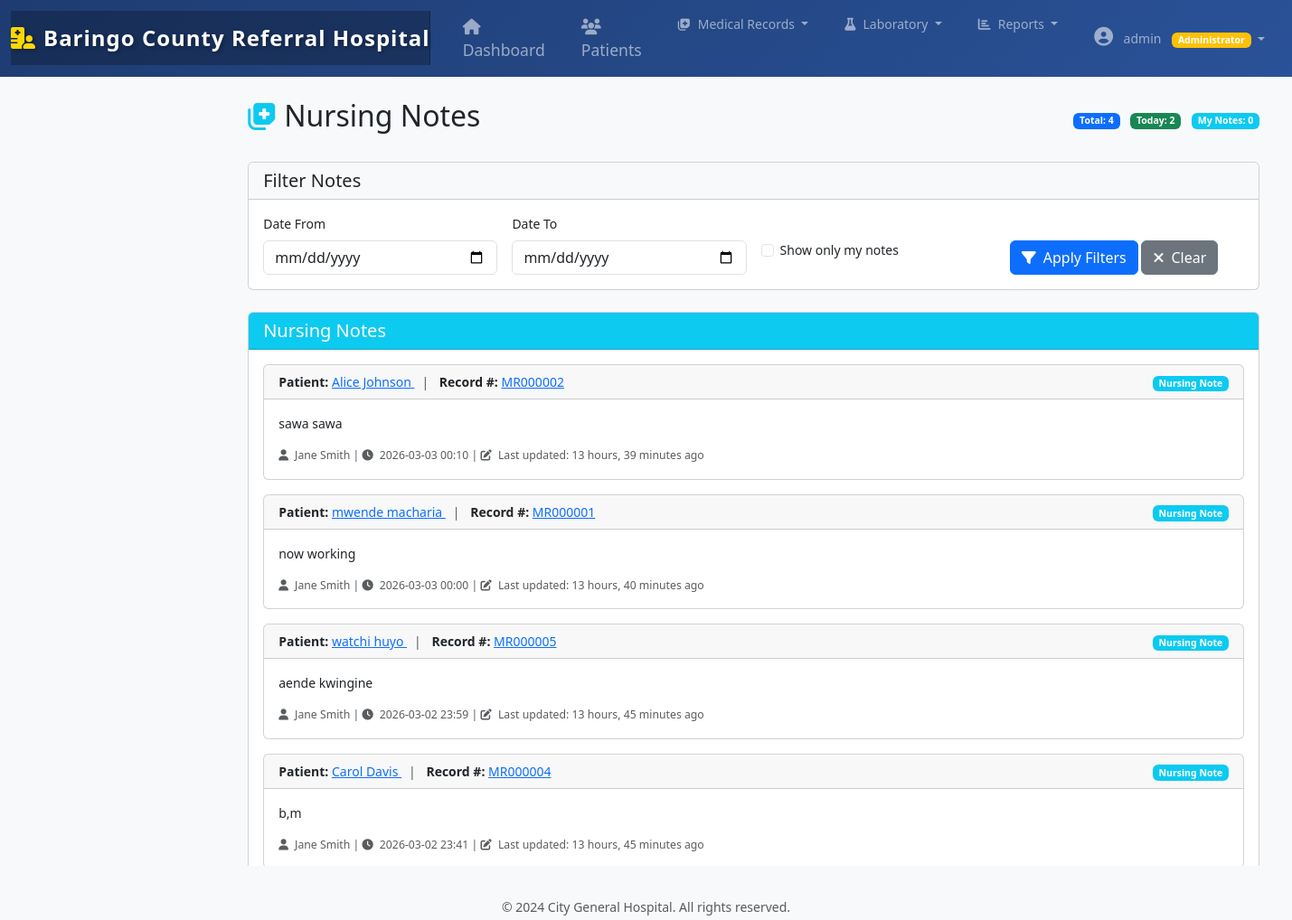
The page /records/nursing-notes/ (signed in) on the database as committed earlier.
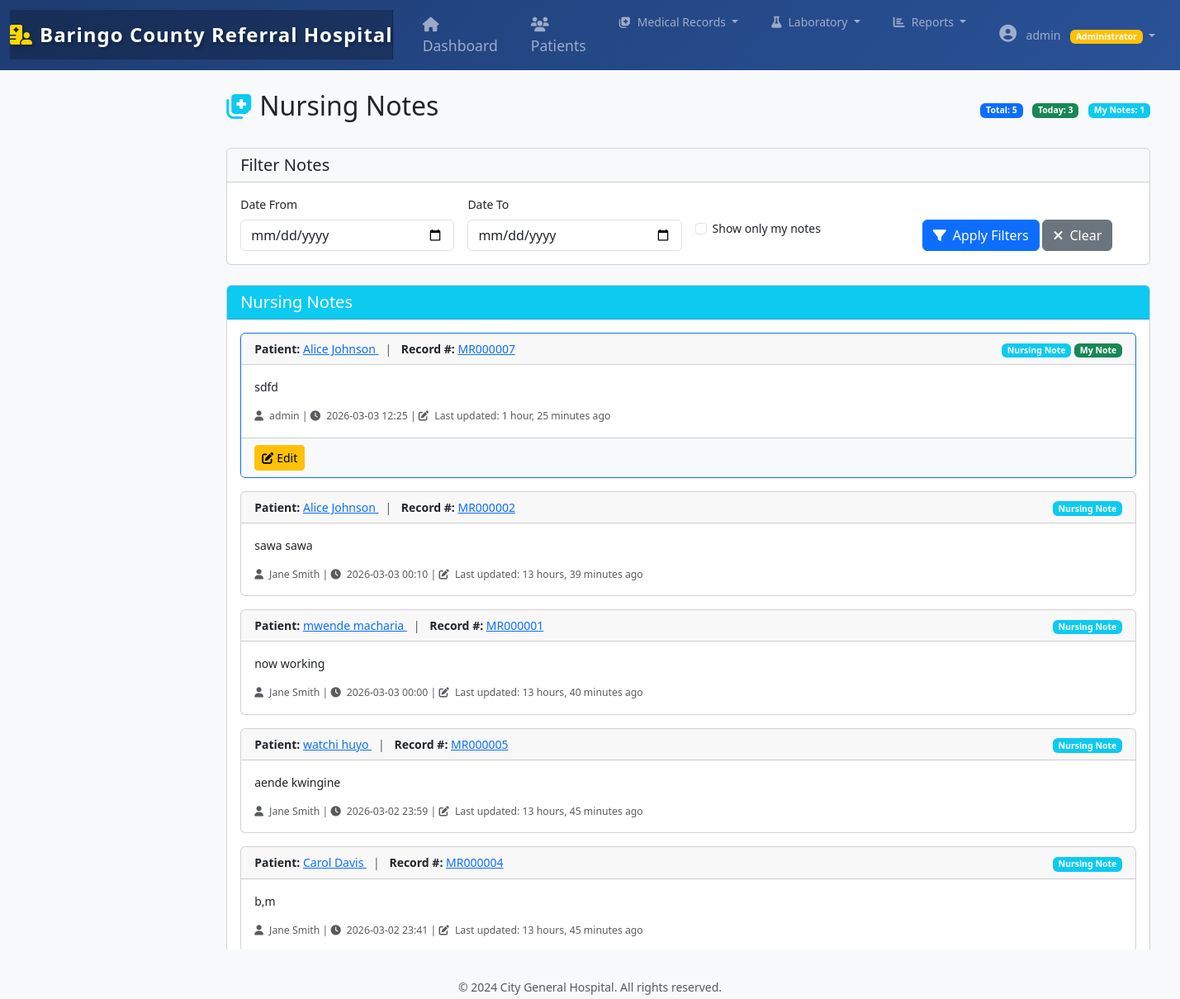
The same page on the database as committed later.
### hospital_records/apps/records/models.py (models this page shows, shortened)
class ClinicalNote(models.Model):
    NOTE_TYPES = (
        ('progress', 'Progress Note'),
        ('nursing', 'Nursing Note'),
        ('consult', 'Consultation Note'),
        ('discharge', 'Discharge Summary'),
        ('transfer', 'Transfer Note'),
    )
    medical_record = models.ForeignKey(MedicalRecord, on_delete=models.CASCADE, related_name='clinical_notes')
    note_type = models.CharField(max_length=20, choices=NOTE_TYPES)
    author = models.ForeignKey(User, on_delete=models.SET_NULL, null=True)
    content = models.TextField()
    created_at = models.DateTimeField(auto_now_add=True)
    updated_at = models.DateTimeField(auto_now=True)
    is_private = models.BooleanField(default=False)  # For sensitive notes
    class Meta:
        ordering = ['-created_at']

class MedicalRecord(models.Model):
    RECORD_TYPES = (
        ('consultation', 'Consultation'),
        ('follow_up', 'Follow Up'),
        ('emergency', 'Emergency'),
        ('routine_check', 'Routine Check'),
        ('pre_surgery', 'Pre-Surgery'),
        ('post_surgery', 'Post-Surgery'),
    )
    record_number = models.CharField(max_length=20, unique=True)
    patient = models.ForeignKey(Patient, on_delete=models.CASCADE, related_name='medical_records')
    doctor = models.ForeignKey(User, on_delete=models.SET_NULL, null=True, related_name='medical_records')
    record_type = models.CharField(max_length=20, choices=RECORD_TYPES)
    visit_date = models.DateTimeField(auto_now_add=True)
    chief_complaint = models.TextField()
    history_of_present_illness = models.TextField()
    review_of_systems = models.TextField(blank=True)
    physical_exam = models.TextField(blank=True)
    assessment = models.TextField()
    plan = models.TextField()
    follow_up_date = models.DateField(null=True, blank=True)
    follow_up_instructions = models.TextField(blank=True)
    is_active = models.BooleanField(default=True)
    created_at = models.DateTimeField(auto_now_add=True)
    updated_at = models.DateTimeField(auto_now=True)
    class Meta:
        ordering = ['-visit_date']

### hospital_records/apps/patients/models.py (models this page shows, shortened)
class Patient(models.Model):
    GENDER_CHOICES = (
        ('M', 'Male'),
        ('F', 'Female'),
        ('O', 'Other'),
    )
    BLOOD_GROUP_CHOICES = (
        ('A+', 'A+'),
        ('A-', 'A-'),
        ('B+', 'B+'),
        ('B-', 'B-'),
        ('AB+', 'AB+'),
        ('AB-', 'AB-'),
        ('O+', 'O+'),
        ('O-', 'O-'),
    )
    MARITAL_STATUS = (
        ('single', 'Single'),
        ('married', 'Married'),
        ('divorced', 'Divorced'),
        ('widowed', 'Widowed'),
    )
    phone_regex = RegexValidator(
    regex=r'^[\d\+\-\(\)\s]+$',  # Allows digits, +, -, (), and spaces
    message="Enter a valid phone number (digits, +, -, parentheses, and spaces allowed)."
)
    patient_id = models.CharField(
        max_length=20,
        unique=True,
        editable=False,
        help_text="Auto-generated patient ID"
    )
    first_name = models.CharField(max_length=100, verbose_name="First Name")
    last_name = models.CharField(max_length=100, verbose_name="Last Name")
    date_of_birth = models.DateField(
        verbose_name="Date of Birth",
        help_text="Format: YYYY-MM-DD"
    )
    gender = models.CharField(
        max_length=1,
        choices=GENDER_CHOICES,
        verbose_name="Gender"
    )
    blood_group = models.CharField(
        max_length=3,
        choices=BLOOD_GROUP_CHOICES,
        verbose_name="Blood Group"
    )
    marital_status = models.CharField(
        max_length=10,
        choices=MARITAL_STATUS,
        default='single',
        verbose_name="Marital Status"
    )
    phone_number = models.CharField(
        max_length=15,
        validators=[phone_regex],
        verbose_name="Phone Number",
        help_text="Format: +1234567890"
    )
    email = models.EmailField(
        blank=True,
        null=True,
        validators=[EmailValidator()],
        verbose_name="Email Address"
    )
    address = models.TextField(verbose_name="Address")
    city = models.CharField(max_length=100, verbose_name="City")
    state = models.CharField(max_length=100, verbose_name="State")
    zip_code = models.CharField(
        max_length=10,
        verbose_name="ZIP Code"
    )
    emergency_contact_name = models.CharField(
        max_length=200,
        verbose_name="Emergency Contact Name"
    )
    emergency_contact_phone = models.CharField(
        max_length=15,
        validators=[phone_regex],
        verbose_name="Emergency Contact Phone"
    )
    emergency_contact_relation = models.CharField(
        max_length=50,
        verbose_name="Relation to Patient"
    )
    primary_physician = models.ForeignKey(
        User,
        on_delete=models.SET_NULL,
        null=True,
        related_name='patients',
        verbose_name="Primary Physician"
    )
    allergies = models.TextField(
        blank=True,
        verbose_name="Allergies",
        help_text="List any known allergies"
    )
    chronic_conditions = models.TextField(
        blank=True,
        verbose_name="Chronic Conditions",
        help_text="List any chronic medical conditions"
    )
    current_medications = models.TextField(
        blank=True,
        verbose_name="Current Medications",
        help_text="List current medications and dosages"
    )
    insurance_provider = models.CharField(
        max_length=200,
        blank=True,
        verbose_name="Insurance Provider"
    )
    insurance_policy_number = models.CharField(
        max_length=50,
        blank=True,
        verbose_name="Policy Number"
    )
    insurance_group_number = models.CharField(
        max_length=50,
        blank=True,
        verbose_name="Group Number"
    )
    STATUS_CHOICES = (
        ('active', 'Active'),
        ('discharged', 'Discharged'),
        ('transferred', 'Transferred'),
        ('deceased', 'Deceased'),
    )
    status = models.CharField(
        max_length=20,
        choices=STATUS_CHOICES,
        default='active',
        verbose_name="Patient Status"
    )
    registration_date = models.DateTimeField(
        auto_now_add=True,
        verbose_name="Registration Date"
    )
    last_visit = models.DateField(
        null=True,
        blank=True,
        verbose_name="Last Visit Date"
    )
    updated_at = models.DateTimeField(
        auto_now=True,
        verbose_name="Last Updated"
    )
    registered_by = models.ForeignKey(
        User,
        on_delete=models.SET_NULL,
        null=True,
        related_name='registered_patients',
        verbose_name="Registered By"
    )
    class Meta:
        ordering = ['-registration_date']
        verbose_name = "Patient"
        verbose_name_plural = "Patients"
        indexes = [
            models.Index(fields=['patient_id']),
            models.Index(fields=['last_name', 'first_name']),
        ]
    def get_full_name(self):
        return f"{self.first_name} {self.last_name}"
    def age(self):
        today = date.today()
        age = today.year - self.date_of_birth.year
        if (today.month, today.day) < (self.date_of_birth.month, self.date_of_birth.day):
            age -= 1
        return age

### hospital_records/apps/records/views.py (the view)
# urls.py: path('nursing-notes/', views.nursing_notes, name='nursing_notes'),
@login_required
@nurse_required
def nursing_notes(request):
    user_type = request.user.profile.user_type
    nursing_notes = ClinicalNote.objects.filter(
        note_type='nursing'
    ).select_related(
        'medical_record__patient',
        'author'
    ).order_by('-created_at')
    my_notes = request.GET.get('my_notes', False)
    if my_notes:
        nursing_notes = nursing_notes.filter(author=request.user)
    date_from = request.GET.get('date_from', '')
    date_to = request.GET.get('date_to', '')
    if date_from:
        nursing_notes = nursing_notes.filter(created_at__date__gte=date_from)
    if date_to:
        nursing_notes = nursing_notes.filter(created_at__date__lte=date_to)
    total_notes = nursing_notes.count()
    today_notes = nursing_notes.filter(created_at__date=timezone.now().date()).count()
    my_notes_count = nursing_notes.filter(author=request.user).count()
    patients = Patient.objects.filter(
        medical_records__isnull=False
    ).distinct().order_by('first_name')[:100]
    context = {
        'nursing_notes': nursing_notes,
        'total_notes': total_notes,
        'today_notes': today_notes,
        'my_notes_count': my_notes_count,
        'date_from': date_from,
        'date_to': date_to,
        'my_notes': my_notes,
        'user_type': user_type,
        'patients': patients,  # This is crucial for the modal
    }
    return render(request, 'records/nursing_notes.html', context)

### templates/records/nursing_notes.html (shortened to what the changed rows need)
{% extends 'base.html' %}
{% block content %}
<div class="container-fluid py-4">
    <div class="d-flex justify-content-between align-items-center mb-4">
        <h2>
            <i class="fas fa-notes-medical me-2 text-info"></i>Nursing Notes
        </h2>
        <div>
            <span class="badge bg-primary me-2">Total: {{ total_notes }}</span>
            <span class="badge bg-success me-2">Today: {{ today_notes }}</span>
            <span class="badge bg-info">My Notes: {{ my_notes_count }}</span>
        </div>
    </div>
    <div class="card">
        <div class="card-body">
            {% if nursing_notes %}
                {% for note in nursing_notes %}
                <div class="card mb-3 {% if note.author == user %}border-primary{% endif %}">
                    <div class="card-header d-flex justify-content-between align-items-center">
                        <div>
                            <strong>Patient:</strong>
                            <a href="{% url 'patients:patient_detail' note.medical_record.patient.pk %}">
                                {{ note.medical_record.patient.get_full_name }}
                            </a>
                            <span class="text-muted mx-2">|</span>
                            <strong>Record #:</strong>
                            <a href="{% url 'records:record_detail' note.medical_record.pk %}">
                                {{ note.medical_record.record_number }}
                            </a>
                        </div>
                        <div>
                            <span class="badge bg-info">{{ note.get_note_type_display }}</span>
                            {% if note.author == user %}
                            <span class="badge bg-success">My Note</span>
                            {% endif %}
                        </div>
                    </div>
                    <div class="card-body">
                        <div class="mb-3">
                            {{ note.content|linebreaks }}
                        </div>
                        <div class="text-muted small">
                            <i class="fas fa-user me-1"></i> {{ note.author.get_full_name|default:note.author.username }} |
                            <i class="fas fa-clock me-1"></i> {{ note.created_at|date:"Y-m-d H:i" }} |
                            <i class="fas fa-edit me-1"></i> Last updated: {{ note.updated_at|timesince }} ago
                        </div>
                    </div>
                    {% if note.author == user %}
                    <div class="card-footer bg-light">
                        <a href="{% url 'records:edit_clinical_note' note.pk %}" class="btn btn-sm btn-warning">
                            <i class="fas fa-edit me-1"></i>Edit
                        </a>
                    </div>
                    {% endif %}
                </div>
                {% endfor %}
            {% endif %}
        </div>
    </div>
</div>
{% endblock %}

Rows that differ between the two databases and show on the page:
added ClinicalNote: medical_record.patient.get_full_name "Alice Johnson", medical_record.record_number "MR000007", note_type "Nursing Note", shows "My Note", content "sdfd", author.get_full_name "admin", created_at "2026-03-03 12:25", updated_at "1 hour, 25 minutes", shows "Edit"
Other text that changed with them:
{{ total_notes }}: "4" → "5"
{{ today_notes }}: "2" → "3"
{{ my_notes_count }}: "0" → "1"
